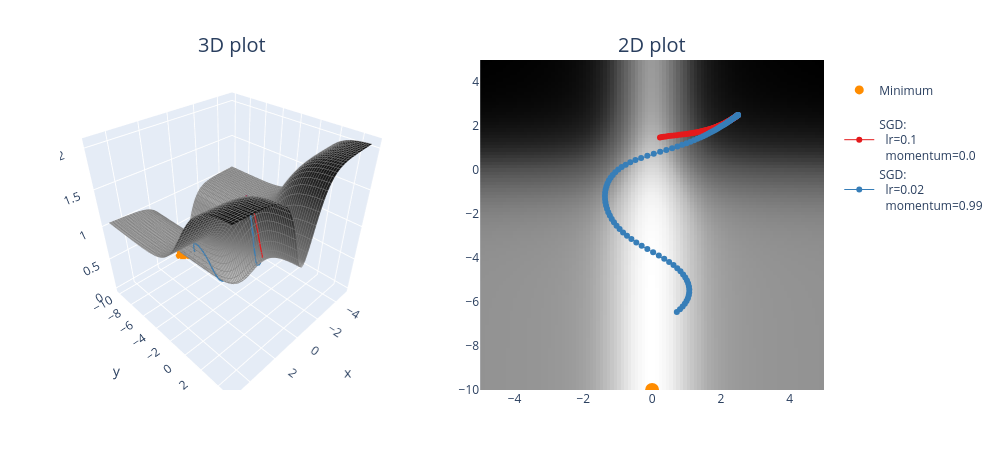

The code cell stored with this chart in its notebook:
### Code cell
def opt_fn_with_sgd(
    fn: Callable, xy: Float[Tensor, "2"], lr=0.001, momentum=0.98, n_iters: int = 100
) -> Float[Tensor, "n_iters 2"]:
    """
    Optimize the a given function starting from the specified point.

    xy: shape (2,). The (x, y) starting point.
    n_iters: number of steps.
    lr, momentum: parameters passed to the torch.optim.SGD optimizer.

    Return: (n_iters+1, 2). The (x, y) values, from initial values to values after step `n_iters`.
    """
    # Make sure tensor has requires_grad=True, otherwise it can't be optimized (more on this tomorrow!)
    assert xy.requires_grad
    optimizer = t.optim.SGD([xy], lr=lr, momentum=momentum)
    result = t.zeros(n_iters + 1, 2)
    result[0] = xy.detach().clone()
    for i in range(n_iters):
        optimizer.zero_grad()
        x, y = xy
        fn(x, y).backward()
        optimizer.step()
        result[i + 1] = xy.detach().clone()
    return result

points = []

optimizer_list = [
    (optim.SGD, {"lr": 0.1, "momentum": 0.0}),
    (optim.SGD, {"lr": 0.02, "momentum": 0.99}),
]

for optimizer_class, params in optimizer_list:
    xy = t.tensor([2.5, 2.5], requires_grad=True)
    xys = opt_fn_with_sgd(
        pathological_curve_loss, xy=xy, lr=params["lr"], momentum=params["momentum"]
    )
    points.append((xys, optimizer_class, params))
    print(f"{params=}, last point={xys[-1]}")

plot_fn_with_points(pathological_curve_loss, points=points, min_points=[(0, "y_min")])
